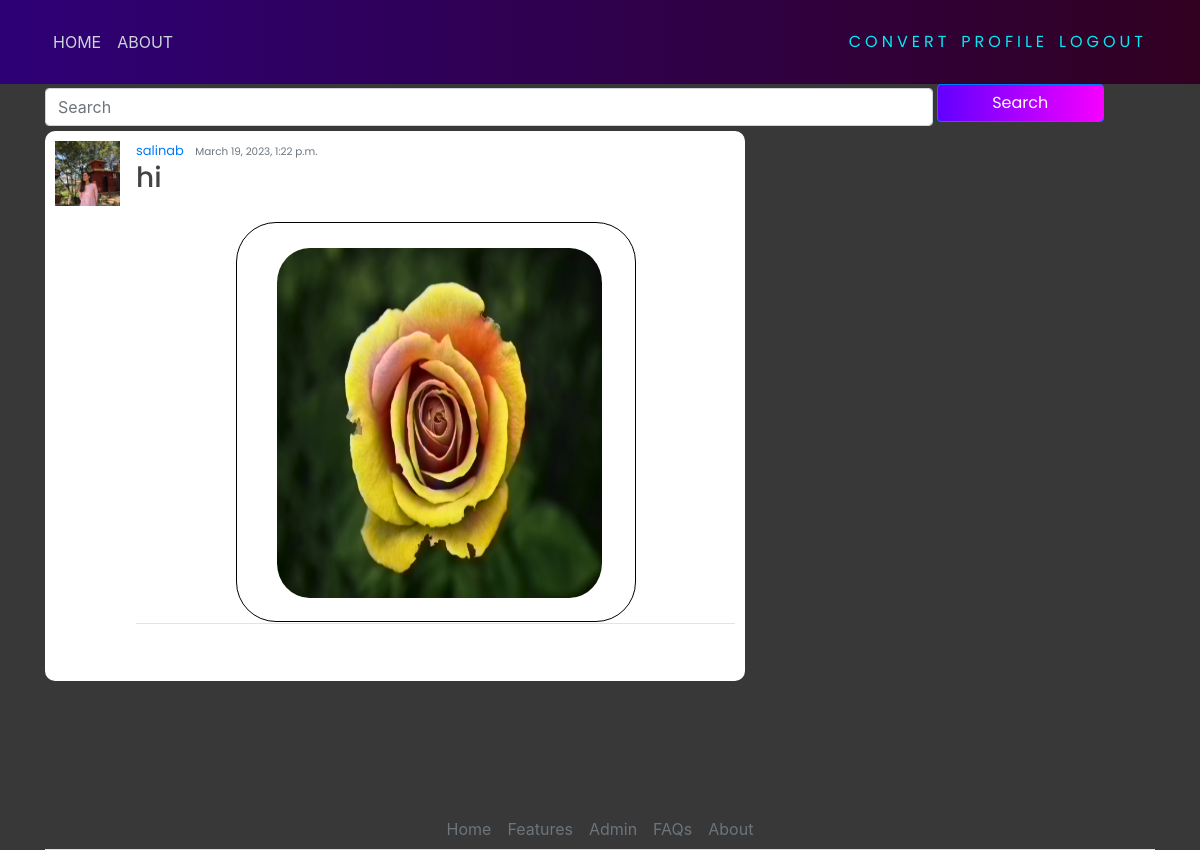
Screenshot of /post/17/ (signed in) with the database file from the repository.
### blog/models.py (models this page shows, shortened)
class Post(models.Model):
    title = models.CharField(max_length = 200)
    date_posted = models.DateTimeField(default=timezone.now)
    image = models.ImageField(upload_to="images/")
    author = models.ForeignKey(User, on_delete=models.CASCADE)

### users/models.py (models this page shows, shortened)
class Profile(models.Model):
    user = models.OneToOneField(User, on_delete=models.CASCADE)
    image = models.ImageField(default='default.jpg', upload_to='profile_pics/')

### blog/views.py (the view)
# urls.py: path('post/<int:pk>/', PostDetailView.as_view(), name="blog-detail"),
class PostDetailView(LoginRequiredMixin, DetailView):
    model = Post
    template_name = 'post_detail.html'

### templates/post_detail.html (shortened to what this page needs)
{% extends 'base.html' %}
{% block content %}
        <article class="media content-section" style="height: 550px; width: 700px;">
            <img class="rounded-cirlce article-img" src="{{ object.author.profile.image.url }}" alt="">
            <div class="media-body">
              <div class="article-metadata">
                <a class="mr-2" href="#">{{ object.author }}</a>
                <small class="text-muted">{{ object.date_posted }}</small> <br>
                <h3><a class="article-title" href="#">{{ object.title }}</a></h3>
                <div class="section" style="display: flex;  ">
                  <div class="container" style="border-radius: 10px;margin-top: 20px; width: 400px; height: 400px; border: 1px solid black; border-radius: 10%;">
                    <img class="photo" src="{{object.image.url}}" alt=""  style="margin:25px; height: 350px; width: 325px; border-radius: 10%;">
                  </div>
                </div>
              </div>
            </div>
            <br>
          </article>
{% endblock content %}

### static/main.css (style rules this page uses)
body { background-color: rgb(56, 56, 56); margin-top: 5rem; background-size: contain; background-repeat: no-repeat; }
h1, h2, h3, h4, h5, h6, p { color: #444444; font-family: 'Poppins', sans-serif; }
.content-section { background: #ffffff; padding: 10px 10px; border-radius: 10px; margin-bottom: 20px; }
.article-title { color: #444444; }
.article-img { height: 65px; width: 65px; margin-right: 16px; }
.article-metadata { font-family: 'Poppins', sans-serif; padding-bottom: 1px; margin-bottom: 4px; font-size: 13px; border-bottom: 1px solid #e3e3e3 }
.photo { height: 300px; width: 300px; margin-right: 16px; }

### rows the page displays
Post: author.profile.image (picture), author "salinab", date_posted "March 19, 2023, 1:22 p.m.", title "hi", image (picture)
